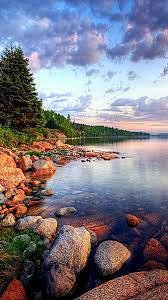
#> input picture scenery.jpg, 168 x 300 px
$ python 'kırp.py'
#> lines starting #> are read from the running program, lines starting #| are printed output that depends on the picture
import cv2
import numpy as np
img= cv2. imread("scenery.jpg")
#> img is the input picture: shape (300, 168, 3); mean B, G, R 130.2, 118.8, 122.7
cv2.imshow("Scenery" ,img)


imgCropped = img[:200, 0:300]
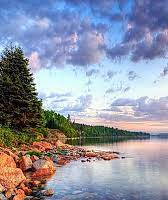
#> imgCropped: shape (200, 168, 3); mean B, G, R 164.3, 147.8, 143.3

cv2.imshow("Cropped Image", imgCropped)

cv2.waitKey(0)
cv2.destroyAllWindows()
